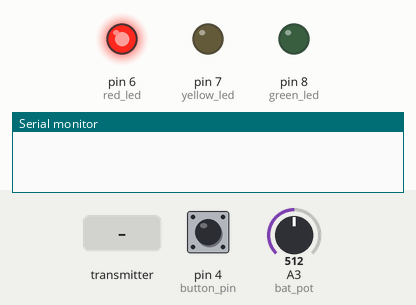
Bench run of a sketch on a simulated Arduino Uno, built with avr-gcc and run on an emulated ATmega328P. Shown: output pins drawn as LEDs (lit = HIGH), the last lines printed to the serial monitor. Inputs (shaded band) come from the test bench; at power-on: pin 4 (button_pin) HIGH, A3 (bat_pot) = 512. No radio packets arrive unless stated.

Above: at 2.2 s.
2.3 s: the transmitter starts sending throttle = 512
At 3.0 s:
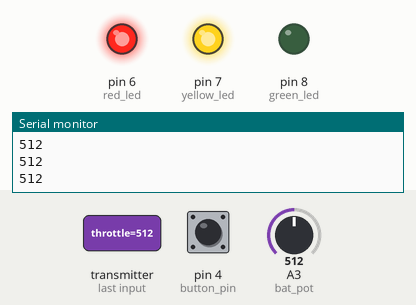
3.8 s: the transmitter starts sending throttle = 1023
At 4.1 s:
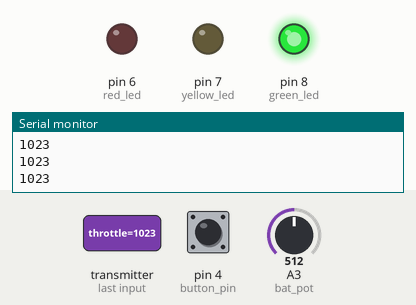
5.3 s: the transmitter starts sending throttle = 0
At 6.5 s:
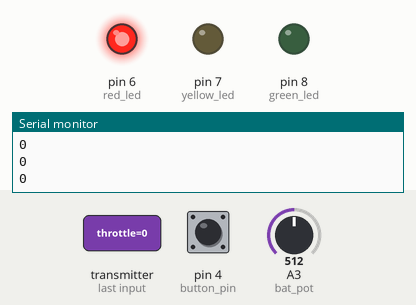
Timing chart, 0 to 8.3 s (numbered marks = the images above; inputs shaded):
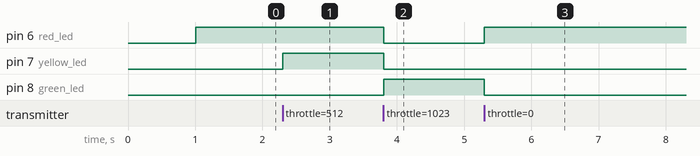

The sketch:

2way_board.ino
```cpp
#include <SPI.h>
#include "RF24.h"
#include <nRF24L01.h>
unsigned long timer;

RF24 myRadio (9, 10);
const uint64_t pipe = 0xE8E8F0F0E1LL;

struct boardData {
    int batteryLevel;
    int slip;
};

struct boardData data;

bool recievedData = false;
bool flag = false;

uint32_t lastTimeReceived = 0;

byte red_led = 6;
byte yellow_led = 7;
byte green_led = 8;
byte button_pin = 4;
int bat_pot = A3;
int throttle;

void setup() {
    Serial.begin(115200);
    pinMode(red_led, OUTPUT);
    pinMode(yellow_led, OUTPUT);
    pinMode(green_led, OUTPUT);
    pinMode(button_pin, INPUT_PULLUP);
    delay(1000);

    myRadio.begin();
    myRadio.enableAckPayload();
    myRadio.enableDynamicPayloads();
    myRadio.openReadingPipe(1, pipe);
    myRadio.startListening();
}

void loop() {
    flag = false;
    read_board_values();
    get_data_remote();
    update_leds();
    if(flag){Serial.println(throttle);}
}

void read_board_values(){
    if(digitalRead(button_pin) == 1){
        data.slip = 1;
    }
    else{
        data.slip = 0;
    }
//    Serial.println(data.slip);
    data.batteryLevel = analogRead(bat_pot);
}

void get_data_remote(){
    if (myRadio.available()){
            myRadio.writeAckPayload(pipe, &data, sizeof(data));
            myRadio.read(&throttle, sizeof(throttle) );
            flag = true;
    }
}

void update_leds(){
    if(throttle == 512){
        digitalWrite(green_led, LOW);
        digitalWrite(yellow_led, HIGH);
        digitalWrite(red_led, HIGH);
    }

    else if(throttle < 512){
        digitalWrite(green_led, LOW);
        digitalWrite(yellow_led, LOW);
        digitalWrite(red_led, HIGH);
    }

    else{
        digitalWrite(green_led, HIGH);
        digitalWrite(yellow_led, LOW);
        digitalWrite(red_led, LOW);
    }
}
```

Measured:
- after the input at 2.3 s, pin 7 (yellow_led): LOW → HIGH at once
- after the input at 3.8 s, pin 6 (red_led), pin 7 (yellow_led): HIGH → LOW at once; pin 8 (green_led): LOW → HIGH at once
- after the input at 5.3 s, pin 6 (red_led): LOW → HIGH at once; pin 8 (green_led): HIGH → LOW at once
